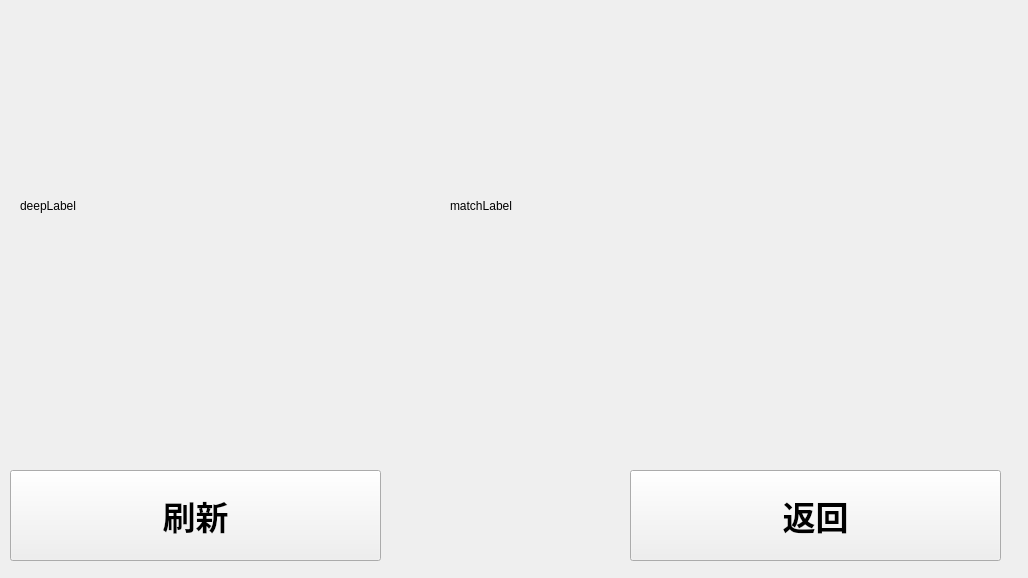
<?xml version="1.0" encoding="UTF-8"?>
<ui version="4.0">
 <class>matchImage</class>
 <widget class="QWidget" name="matchImage">
  <property name="geometry">
   <rect>
    <x>0</x>
    <y>0</y>
    <width>1028</width>
    <height>578</height>
   </rect>
  </property>
  <property name="windowTitle">
   <string>Form</string>
  </property>
  <widget class="QLabel" name="deepLabel">
   <property name="geometry">
    <rect>
     <x>20</x>
     <y>10</y>
     <width>361</width>
     <height>391</height>
    </rect>
   </property>
   <property name="text">
    <string>deepLabel</string>
   </property>
  </widget>
  <widget class="QLabel" name="matchLabel">
   <property name="geometry">
    <rect>
     <x>450</x>
     <y>10</y>
     <width>541</width>
     <height>391</height>
    </rect>
   </property>
   <property name="text">
    <string>matchLabel</string>
   </property>
  </widget>
  <widget class="QPushButton" name="reflashButton">
   <property name="geometry">
    <rect>
     <x>10</x>
     <y>470</y>
     <width>371</width>
     <height>91</height>
    </rect>
   </property>
   <property name="font">
    <font>
     <family>Arial Black</family>
     <pointsize>25</pointsize>
     <weight>75</weight>
     <bold>true</bold>
     <stylestrategy>PreferAntialias</stylestrategy>
    </font>
   </property>
   <property name="cursor">
    <cursorShape>ArrowCursor</cursorShape>
   </property>
   <property name="text">
    <string>刷新</string>
   </property>
  </widget>
  <widget class="QPushButton" name="backButton">
   <property name="geometry">
    <rect>
     <x>630</x>
     <y>470</y>
     <width>371</width>
     <height>91</height>
    </rect>
   </property>
   <property name="font">
    <font>
     <family>Arial Black</family>
     <pointsize>25</pointsize>
     <weight>75</weight>
     <bold>true</bold>
     <stylestrategy>PreferAntialias</stylestrategy>
    </font>
   </property>
   <property name="cursor">
    <cursorShape>ArrowCursor</cursorShape>
   </property>
   <property name="text">
    <string>返回</string>
   </property>
  </widget>
 </widget>
 <resources/>
 <connections/>
</ui>
